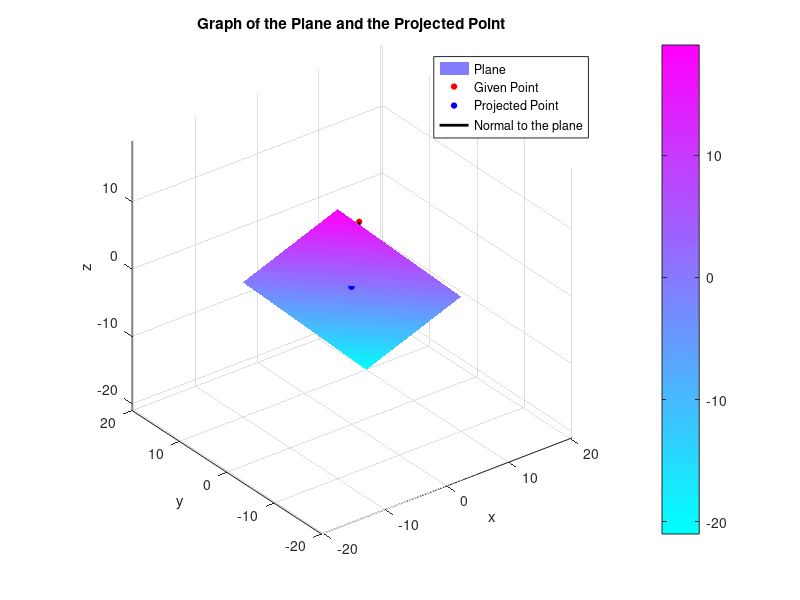

MATLAB code for this plot:
% question 5
% written by Dana Sharper and Leonid Kuprian
% ID     =    207924499    &    213804289

function pointPlaneDistance()
    disp('    The Initial Data')
    fprintf('\n')
    
    % input the function
    A = input('Input A: ');
    B = input('Input B: ');
    C = input('Input C: ');
    D = input('Input D: ');
    
    % input the point
    x_0 = input('Input x_0: ');
    y_0 = input('Input y_0: ');
    z_0 = input('Input z_0: ');
    
    fprintf('x_0 = %d, y_0 = %d, z_0 = %d\n', x_0, y_0, z_0);
    fprintf('D = %d\n', D);
    fprintf('A = %d, B = %d, C = %d\n', A, B, C);
    disp('---------------------------------------------------------')
    fprintf('\n', '\n');
    
    % calculating distance
    distance = abs((A * x_0 + B * y_0 + C * z_0 + D) / sqrt(A^2 + B^2 + C^2));
    fprintf('               The Answer \n The distance of the point to the plane = ');
    disp(distance)

    % creating a grid for the plane
    [x, y] = meshgrid(-10 : 0.5 : 10); 

    % calculating z
    if C ~= 0
        z = (-A * x - B * y - D) / C;
    else
        z = zeros(size(x)); % flat plane if C = 0
    end

    % calculating the point's position on the plane
    t = -(A * x_0 + B * y_0 + C * z_0 + D) / (A^2 + B^2 + C^2);
    x_proj = x_0 + A * t;
    y_proj = y_0 + B * t;
    z_proj = z_0 + C * t;

    % plotting the plane
    figure; hold on;
    surf(x, y, z, 'EdgeColor', 'none', 'DisplayName', 'Plane');
    colormap cool; colorbar;
    xlabel('x'); ylabel('y'); zlabel('z');
    title('Graph of the Plane and the Projected Point');
    grid on; axis equal; view(3);

    % plotting the given point
    plot3(x_0, y_0, z_0, 'ro', 'MarkerSize', 4, 'MarkerFaceColor', 'r', 'DisplayName', 'Given Point'); 

    % plotting the point's projection (shadow) on the plane
    plot3(x_proj, y_proj, z_proj, 'bo', 'MarkerSize', 4, 'MarkerFaceColor', 'b', 'DisplayName', 'Projected Point');

    % plotting the line between the original point and its projection
    plot3([x_0, x_proj], [y_0, y_proj], [z_0, z_proj], 'k', 'LineWidth', 2, 'DisplayName', 'Normal to the plane');

    legend;
    hold off;
end
